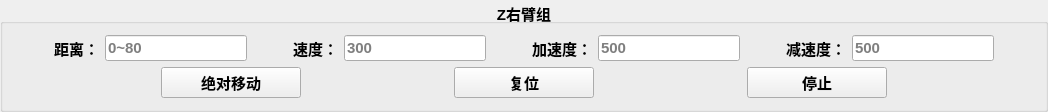
             <widget class="QGroupBox" name="groupBox_5">
              <property name="font">
               <font>
                <pointsize>11</pointsize>
                <bold>true</bold>
               </font>
              </property>
              <property name="title">
               <string>Z右臂组</string>
              </property>
              <property name="alignment">
               <set>Qt::AlignmentFlag::AlignCenter</set>
              </property>
              <layout class="QGridLayout" name="gridLayout_4">
               <item row="0" column="0">
                <layout class="QVBoxLayout" name="verticalLayout_4">
                 <item>
                  <layout class="QHBoxLayout" name="horizontalLayout_10">
                   <item>
                    <spacer name="horizontalSpacer_28">
                     <property name="orientation">
                      <enum>Qt::Orientation::Horizontal</enum>
                     </property>
                     <property name="sizeHint" stdset="0">
                      <size>
                       <width>40</width>
                       <height>20</height>
                      </size>
                     </property>
                    </spacer>
                   </item>
                   <item>
                    <widget class="QLabel" name="label_18">
                     <property name="font">
                      <font>
                       <pointsize>11</pointsize>
                       <bold>true</bold>
                      </font>
                     </property>
                     <property name="text">
                      <string>距离：</string>
                     </property>
                     <property name="alignment">
                      <set>Qt::AlignmentFlag::AlignCenter</set>
                     </property>
                    </widget>
                   </item>
                   <item>
                    <widget class="QLineEdit" name="lineEditZRDistance">
                     <property name="font">
                      <font>
                       <pointsize>11</pointsize>
                      </font>
                     </property>
                     <property name="text">
                      <string/>
                     </property>
                     <property name="placeholderText">
                      <string>0~80</string>
                     </property>
                    </widget>
                   </item>
                   <item>
                    <spacer name="horizontalSpacer_29">
                     <property name="orientation">
                      <enum>Qt::Orientation::Horizontal</enum>
                     </property>
                     <property name="sizeHint" stdset="0">
                      <size>
                       <width>40</width>
                       <height>20</height>
                      </size>
                     </property>
                    </spacer>
                   </item>
                   <item>
                    <widget class="QLabel" name="label_19">
                     <property name="font">
                      <font>
                       <pointsize>11</pointsize>
                       <bold>true</bold>
                      </font>
                     </property>
                     <property name="text">
                      <string>速度：</string>
                     </property>
                     <property name="alignment">
                      <set>Qt::AlignmentFlag::AlignCenter</set>
                     </property>
                    </widget>
                   </item>
                   <item>
                    <widget class="QLineEdit" name="lineEditZRSpeed">
                     <property name="font">
                      <font>
                       <pointsize>11</pointsize>
                      </font>
                     </property>
                     <property name="text">
                      <string/>
                     </property>
                     <property name="placeholderText">
                      <string>300</string>
                     </property>
                    </widget>
                   </item>
                   <item>
                    <spacer name="horizontalSpacer_30">
                     <property name="orientation">
                      <enum>Qt::Orientation::Horizontal</enum>
                     </property>
                     <property name="sizeHint" stdset="0">
                      <size>
                       <width>40</width>
                       <height>20</height>
                      </size>
                     </property>
                    </spacer>
                   </item>
                   <item>
                    <widget class="QLabel" name="label_20">
                     <property name="font">
                      <font>
                       <pointsize>11</pointsize>
                       <bold>true</bold>
                      </font>
                     </property>
                     <property name="text">
                      <string>加速度：</string>
                     </property>
                     <property name="alignment">
                      <set>Qt::AlignmentFlag::AlignCenter</set>
                     </property>
                    </widget>
                   </item>
                   <item>
                    <widget class="QLineEdit" name="lineEditZRAcc">
                     <property name="font">
                      <font>
                       <pointsize>11</pointsize>
                      </font>
                     </property>
                     <property name="text">
                      <string/>
                     </property>
                     <property name="placeholderText">
                      <string>500</string>
                     </property>
                    </widget>
                   </item>
                   <item>
                    <spacer name="horizontalSpacer_31">
                     <property name="orientation">
                      <enum>Qt::Orientation::Horizontal</enum>
                     </property>
                     <property name="sizeHint" stdset="0">
                      <size>
                       <width>40</width>
                       <height>20</height>
                      </size>
                     </property>
                    </spacer>
                   </item>
                   <item>
                    <widget class="QLabel" name="label_21">
                     <property name="font">
                      <font>
                       <pointsize>11</pointsize>
                       <bold>true</bold>
                      </font>
                     </property>
                     <property name="text">
                      <string>减速度：</string>
                     </property>
                     <property name="alignment">
                      <set>Qt::AlignmentFlag::AlignCenter</set>
                     </property>
                    </widget>
                   </item>
                   <item>
                    <widget class="QLineEdit" name="lineEditZRDec">
                     <property name="font">
                      <font>
                       <pointsize>11</pointsize>
                      </font>
                     </property>
                     <property name="text">
                      <string/>
                     </property>
                     <property name="placeholderText">
                      <string>500</string>
                     </property>
                    </widget>
                   </item>
                   <item>
                    <spacer name="horizontalSpacer_32">
                     <property name="orientation">
                      <enum>Qt::Orientation::Horizontal</enum>
                     </property>
                     <property name="sizeHint" stdset="0">
                      <size>
                       <width>40</width>
                       <height>20</height>
                      </size>
                     </property>
                    </spacer>
                   </item>
                  </layout>
                 </item>
                 <item>
                  <layout class="QHBoxLayout" name="horizontalLayout_11">
                   <item>
                    <spacer name="horizontalSpacer_38">
                     <property name="orientation">
                      <enum>Qt::Orientation::Horizontal</enum>
                     </property>
                     <property name="sizeHint" stdset="0">
                      <size>
                       <width>40</width>
                       <height>20</height>
                      </size>
                     </property>
                    </spacer>
                   </item>
                   <item>
                    <widget class="QPushButton" name="buttonZRMove">
                     <property name="sizePolicy">
                      <sizepolicy hsizetype="Fixed" vsizetype="Fixed">
                       <horstretch>0</horstretch>
                       <verstretch>0</verstretch>
                      </sizepolicy>
                     </property>
                     <property name="minimumSize">
                      <size>
                       <width>140</width>
                       <height>29</height>
                      </size>
                     </property>
                     <property name="maximumSize">
                      <size>
                       <width>16777215</width>
                       <height>16777215</height>
                      </size>
                     </property>
                     <property name="font">
                      <font>
                       <pointsize>11</pointsize>
                       <bold>true</bold>
                      </font>
                     </property>
                     <property name="cursor">
                      <cursorShape>PointingHandCursor</cursorShape>
                     </property>
                     <property name="text">
                      <string>绝对移动</string>
                     </property>
                    </widget>
                   </item>
                   <item>
                    <spacer name="horizontalSpacer_33">
                     <property name="orientation">
                      <enum>Qt::Orientation::Horizontal</enum>
                     </property>
                     <property name="sizeHint" stdset="0">
                      <size>
                       <width>40</width>
                       <height>20</height>
                      </size>
                     </property>
                    </spacer>
                   </item>
                   <item>
                    <widget class="QPushButton" name="buttonZRReset">
                     <property name="sizePolicy">
                      <sizepolicy hsizetype="Fixed" vsizetype="Fixed">
                       <horstretch>0</horstretch>
                       <verstretch>0</verstretch>
                      </sizepolicy>
                     </property>
                     <property name="minimumSize">
                      <size>
                       <width>140</width>
                       <height>29</height>
                      </size>
                     </property>
                     <property name="maximumSize">
                      <size>
                       <width>16777215</width>
                       <height>16777215</height>
                      </size>
                     </property>
                     <property name="font">
                      <font>
                       <pointsize>11</pointsize>
                       <bold>true</bold>
                      </font>
                     </property>
                     <property name="cursor">
                      <cursorShape>PointingHandCursor</cursorShape>
                     </property>
                     <property name="text">
                      <string>复位</string>
                     </property>
                    </widget>
                   </item>
                   <item>
                    <spacer name="horizontalSpacer_42">
                     <property name="orientation">
                      <enum>Qt::Orientation::Horizontal</enum>
                     </property>
                     <property name="sizeHint" stdset="0">
                      <size>
                       <width>40</width>
                       <height>20</height>
                      </size>
                     </property>
                    </spacer>
                   </item>
                   <item>
                    <widget class="QPushButton" name="buttonZRStop">
                     <property name="sizePolicy">
                      <sizepolicy hsizetype="Fixed" vsizetype="Fixed">
                       <horstretch>0</horstretch>
                       <verstretch>0</verstretch>
                      </sizepolicy>
                     </property>
                     <property name="minimumSize">
                      <size>
                       <width>140</width>
                       <height>29</height>
                      </size>
                     </property>
                     <property name="maximumSize">
                      <size>
                       <width>16777215</width>
                       <height>16777215</height>
                      </size>
                     </property>
                     <property name="font">
                      <font>
                       <pointsize>11</pointsize>
                       <bold>true</bold>
                      </font>
                     </property>
                     <property name="cursor">
                      <cursorShape>PointingHandCursor</cursorShape>
                     </property>
                     <property name="text">
                      <string>停止</string>
                     </property>
                    </widget>
                   </item>
                   <item>
                    <spacer name="horizontalSpacer_34">
                     <property name="orientation">
                      <enum>Qt::Orientation::Horizontal</enum>
                     </property>
                     <property name="sizeHint" stdset="0">
                      <size>
                       <width>40</width>
                       <height>20</height>
                      </size>
                     </property>
                    </spacer>
                   </item>
                  </layout>
                 </item>
                </layout>
               </item>
              </layout>
             </widget>
